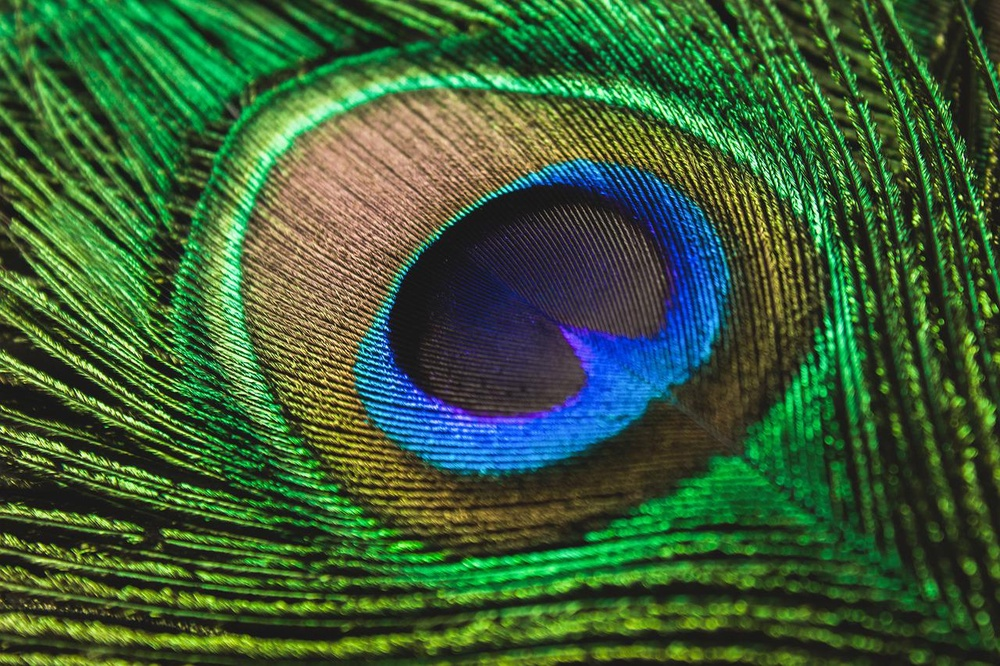
#> input picture DIP_Lab/Assignment-4/pea.jpg, 1000 x 666 px, shrunk from 1280 x 853 before the run, found by its file name
$ python imageProc.py
#> lines starting #> are read from the running program, lines starting #| are printed output that depends on the picture; after the words box and inside, x2 and y2 are one past the last pixel; in counts of white or black regions, pixels touching at a corner belong together
import matplotlib.pyplot as plt
import cv2

def main():

    img_path = 'G:/4y1s/DIP_Lab/Assignment-4/pea.jpg'
    print(img_path)
    rgb = plt.imread(img_path)
#> rgb is the input picture: shape (666, 1000, 3); mean R, G, B 58.8, 93, 54.6
    print("Rgb",rgb.shape, rgb.max(), rgb.min())
#| Rgb (666, 1000, 3) 255 0

    red = rgb[:, :, 0]
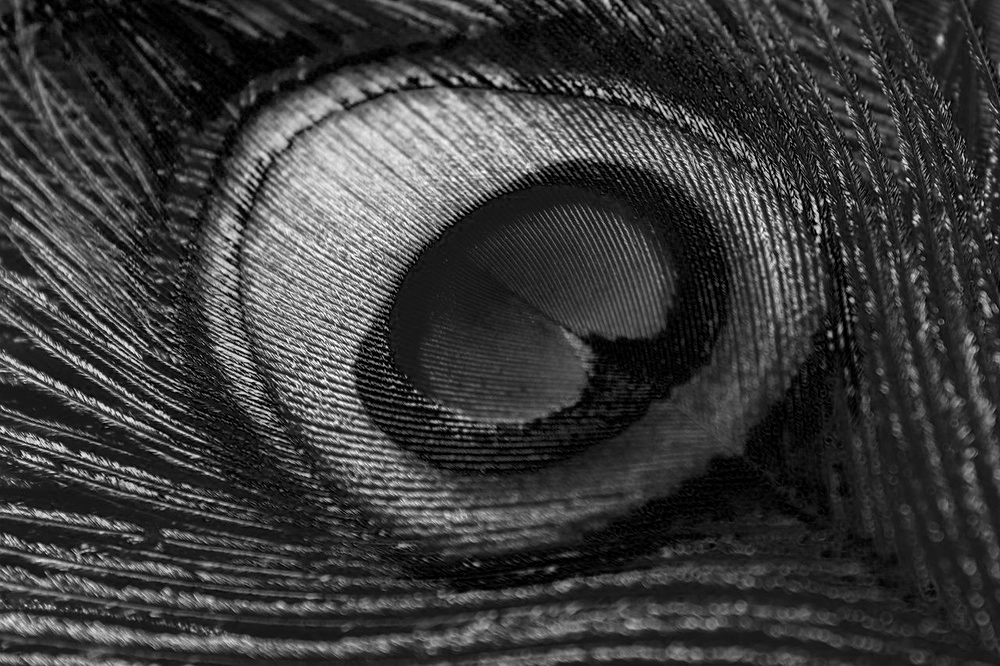
#> red: shape (666, 1000); min 0, max 255, mean 58.8
    green = rgb[:, :, 1]
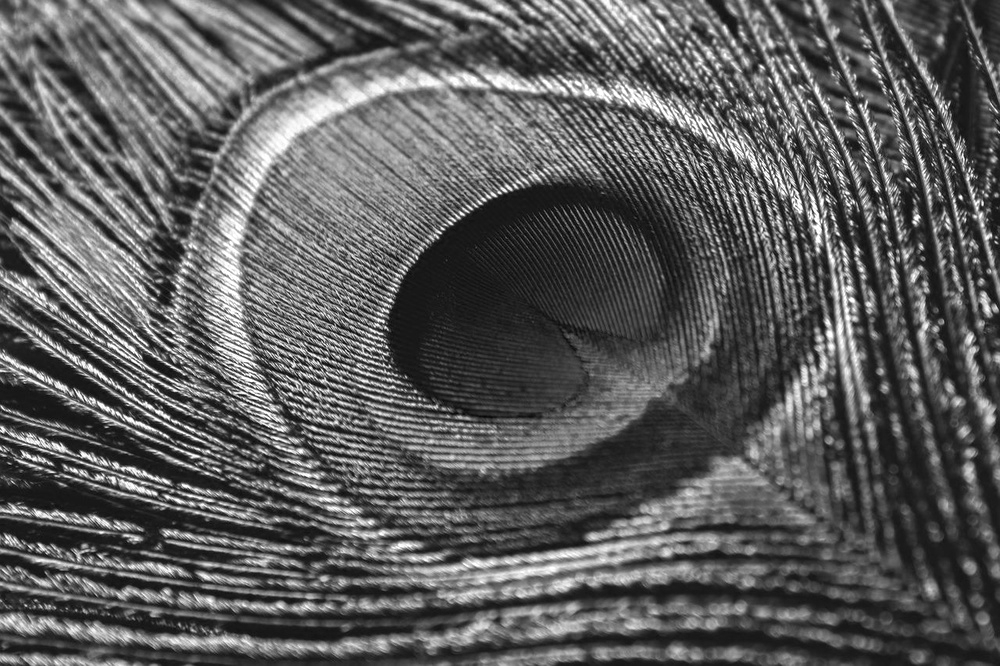
#> green: shape (666, 1000); min 0, max 255, mean 93
    blue = rgb[:, :, 2]
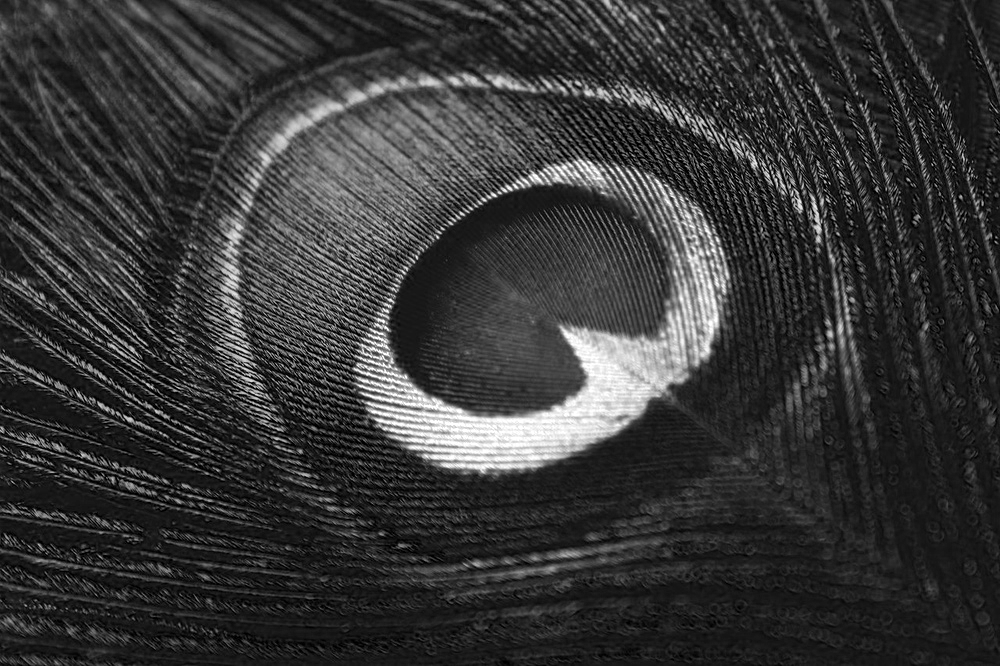
#> blue: shape (666, 1000); min 0, max 255, mean 54.6
    print(red.shape, red.max(), red.min())
#| (666, 1000) 255 0

    grayscale = cv2.cvtColor(rgb, cv2.COLOR_RGB2GRAY)
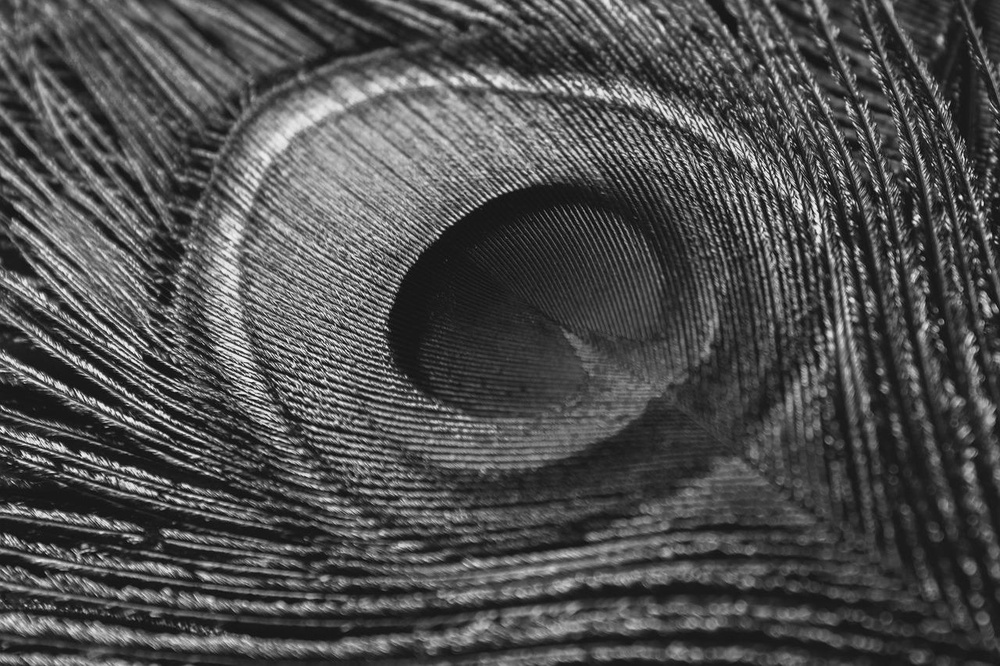
#> grayscale: shape (666, 1000); min 3, max 251, mean 78.4
    print(grayscale.shape, grayscale.max(), grayscale.min())
#| (666, 1000) 251 3
    _, binary = cv2.threshold(grayscale, 50, 255, cv2.THRESH_BINARY)
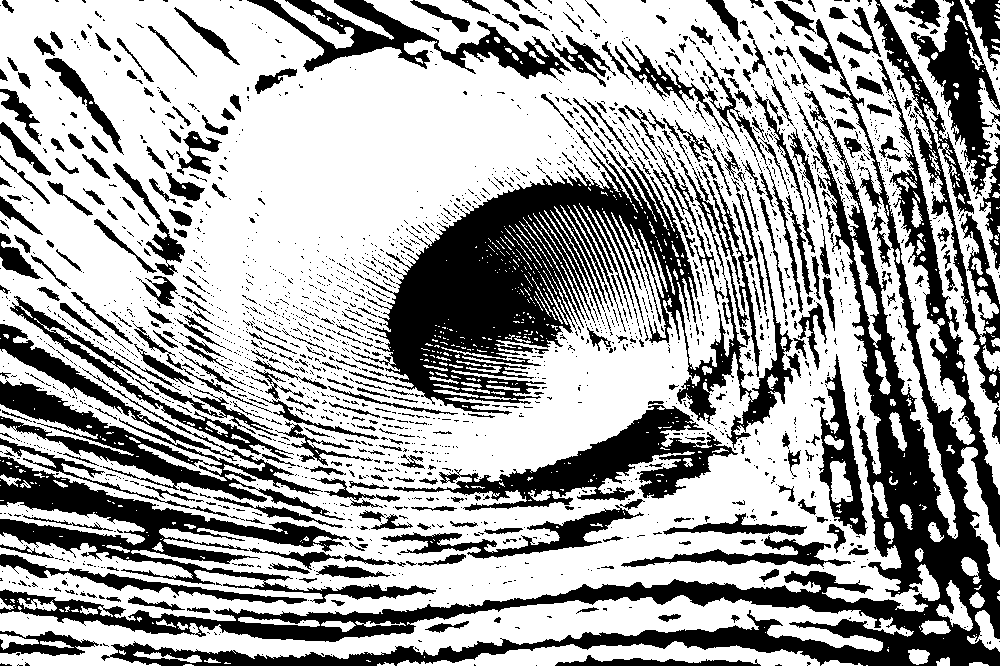
#> binary: shape (666, 1000); 64.7% white; 2276 black regions (1878 under 20 px), largest, box (x1, y1, x2, y2) and area: (0, 19, 1000, 666) 60109, (349, 130, 793, 450) 41526, (0, 456, 436, 604) 13751

    img_set = [rgb, red, green, blue, grayscale, binary]
    title_set = ['RGB', 'Red', 'Green', 'Blue', 'Grayscale', 'Binary']
    plt.figure(figsize = (10, 10))
    for i in range(6):
        plt.subplot(2, 3,  i + 1)
        plt.title(title_set[i])
        ch = len(img_set[i].shape)
        if (ch == 3):
            plt.imshow(img_set[i])
        else:
            plt.imshow(img_set[i], cmap = 'gray')
    plt.show()
    print(rgb.max())
#| 255
    plt.figure(figsize = (10, 10))
    for i in range(6):
        plt.subplot(2, 3,i + 1)
        plt.title(title_set[i])
        plt.hist(img_set[i].ravel(),256 ,[0,256]);
        # plt.hist(img.ravel(), 256, [0,356])
    plt.show()
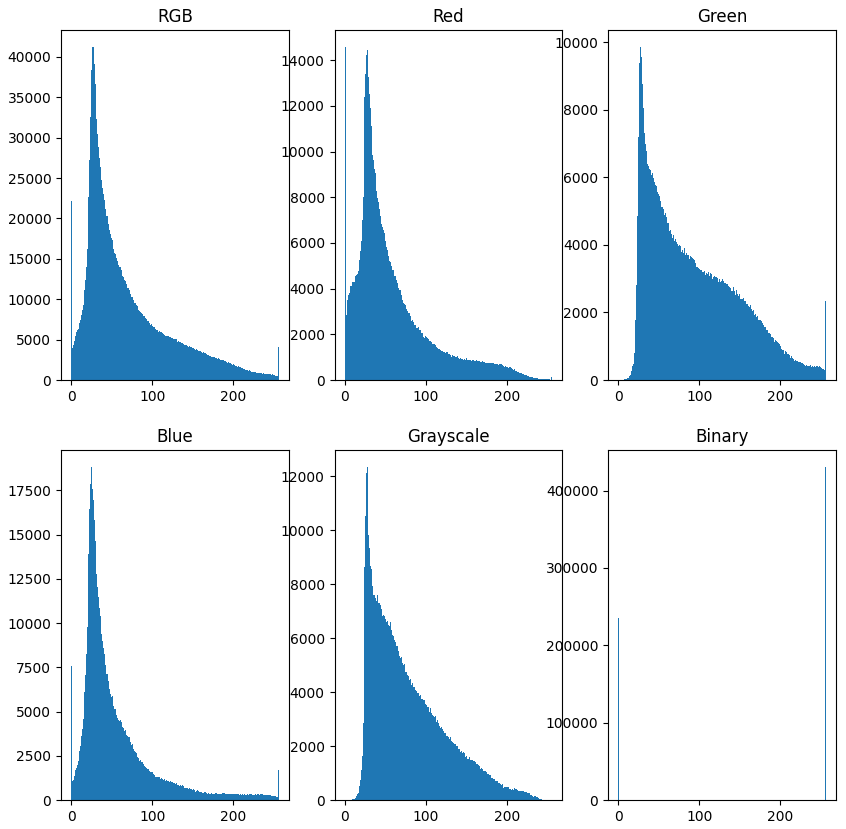
#> figure drawn by matplotlib, 6 panels; panel 1: tallest bar 41268 high, from x = 27 to 28; panel 2: tallest bar 14597 high, from x = 0 to 1; panel 3: tallest bar 9864 high, from x = 27 to 28; panel 4: tallest bar 18839 high, from x = 24 to 25

if __name__ == '__main__':
    main()
